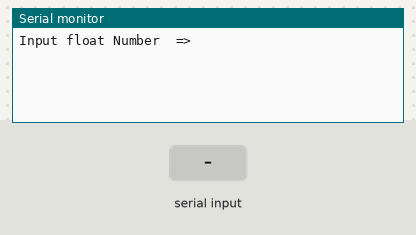
The sketch below on a simulated Arduino Uno, built with avr-gcc and run on an emulated ATmega328P. On the bench: the last lines printed to the serial monitor. The test bench sets the inputs (shaded band).

Above: at 1.2 s.
1.3 s: "90,45\n" received over Serial
At 2.2 s:
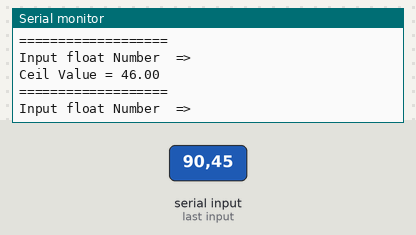
2.8 s: "30,150\n" received over Serial
At 4.7 s:
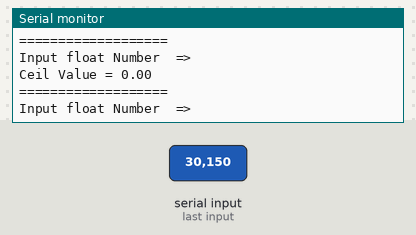
Timing chart, 0 to 6.2 s (numbered marks = the images above; inputs shaded):
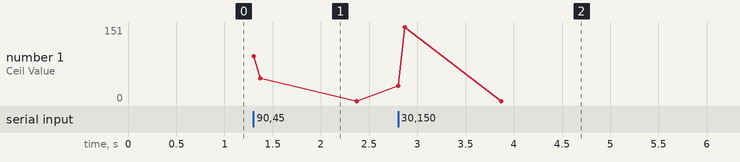

The sketch:

ex6-1.ino
```cpp
float make_ceil(float);

void setup() {
  // 시리얼 통신 속도 설정 : 속도 9600 bps, 8데이터 비트, 패리티 없음, 한 개의 스톱비트
 Serial.begin(9600) ;

}
void loop() {
      float Num, a ;

      Serial.println("Input float Number  =>");

     // PC에서 데이터가 전송되어 올때까지 기다린다.
      while(1) {
       if(Serial.available() > 0 ) break;
      }
      Num = Serial.parseFloat();
      a = make_ceil(Num);

    Serial.print("Ceil Value = ");
    Serial.println(a);
    Serial.println("===================");
  }

 float make_ceil(float x)
 {
   int t ;
   float buff;

   if(x > 0.0 ) x = x+1.0;
   t = x /1.0;

   return (float) t ;
 }
```

Measured:
- after the input at 1.3 s, the serial monitor: prints a new line at once (image 1)
- after the input at 2.8 s, the serial monitor: prints a new line at once (image 2)
